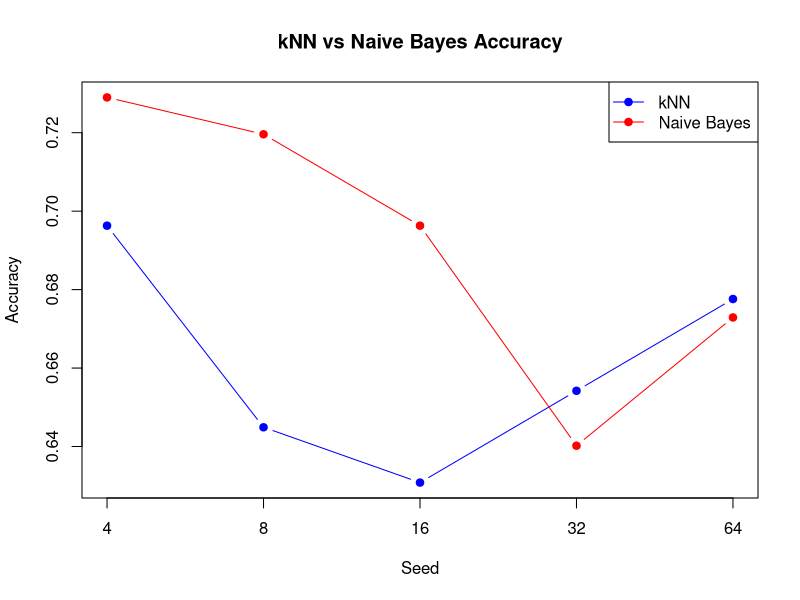

Here is the R script that generated this plot:
knn_accuracies = c(0.6963, 0.6449, 0.6308, 0.6542, 0.6776)
nb_accuracies  = c(0.729, 0.7196, 0.6963, 0.6402, 0.6729)
seeds = c(4,8,16,32,64)

x_vals = 1:length(seeds)

# First plot (kNN)
plot(x_vals, knn_accuracies,
     type = "b",
     col = "blue",
     pch = 19,
     xaxt = "n",
     ylim = range(c(knn_accuracies, nb_accuracies)),
     xlab = "Seed",
     ylab = "Accuracy",
     main = "kNN vs Naive Bayes Accuracy")

# Add custom x-axis labels
axis(1, at = x_vals, labels = seeds)

# Add NB line
lines(x_vals, nb_accuracies,
      type = "b",
      col = "red",
      pch = 19)

# Add legend
legend("topright",
       legend = c("kNN", "Naive Bayes"),
       col = c("blue", "red"),
       pch = 19,
       lty = 1)
